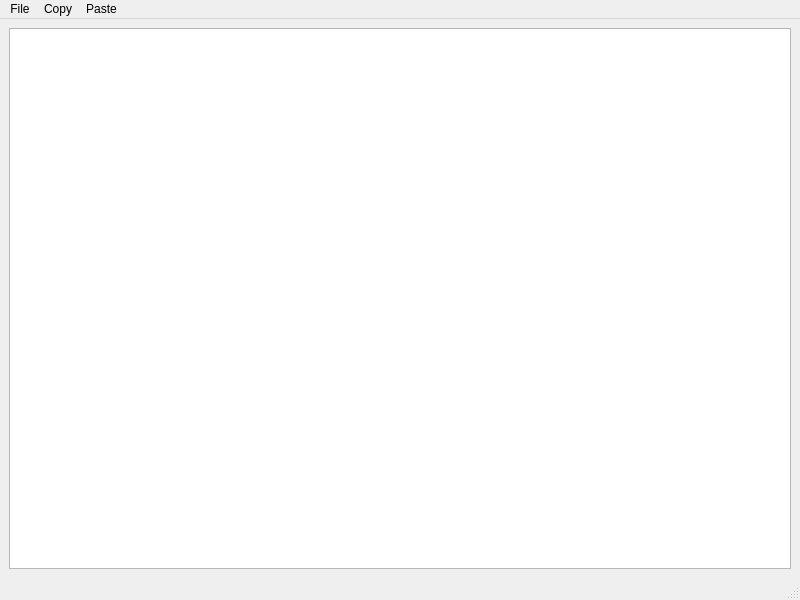
<?xml version="1.0" encoding="UTF-8"?>
<ui version="4.0">
 <class>notepad</class>
 <widget class="QMainWindow" name="notepad">
  <property name="geometry">
   <rect>
    <x>0</x>
    <y>0</y>
    <width>800</width>
    <height>600</height>
   </rect>
  </property>
  <property name="windowTitle">
   <string>notepad</string>
  </property>
  <widget class="QWidget" name="centralwidget">
   <layout class="QVBoxLayout" name="verticalLayout">
    <item>
     <widget class="QTextEdit" name="textEdit"/>
    </item>
   </layout>
  </widget>
  <widget class="QMenuBar" name="menubar">
   <property name="geometry">
    <rect>
     <x>0</x>
     <y>0</y>
     <width>800</width>
     <height>25</height>
    </rect>
   </property>
   <widget class="QMenu" name="menuFile">
    <property name="title">
     <string>File</string>
    </property>
    <addaction name="actionOpen"/>
    <addaction name="actionNew"/>
    <addaction name="actionSave"/>
   </widget>
   <widget class="QMenu" name="menuCopy">
    <property name="title">
     <string>Copy</string>
    </property>
   </widget>
   <widget class="QMenu" name="menuPaste">
    <property name="title">
     <string>Paste</string>
    </property>
   </widget>
   <addaction name="menuFile"/>
   <addaction name="menuCopy"/>
   <addaction name="menuPaste"/>
  </widget>
  <widget class="QStatusBar" name="statusbar"/>
  <action name="actionOpen">
   <property name="text">
    <string>Open</string>
   </property>
  </action>
  <action name="actionNew">
   <property name="text">
    <string>New</string>
   </property>
  </action>
  <action name="actionSave">
   <property name="text">
    <string>Save</string>
   </property>
  </action>
 </widget>
 <resources/>
 <connections/>
</ui>
